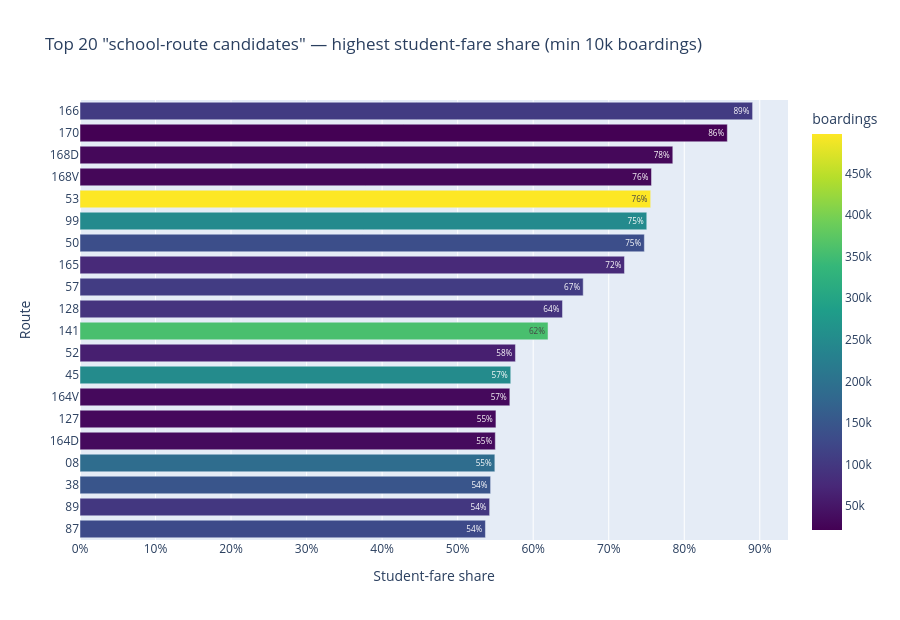

Source (notebook cell):
### Code cell
# Compute "school-route dependency": for each route, what % of boardings are student-fare?
# Routes with high student share + steep weekday peak = "school routes"
school_route = route_demand[route_demand['boardings'] >= 10000].copy()
school_route = school_route.sort_values('student_share', ascending=False).head(20)

fig = px.bar(
    school_route.sort_values('student_share'),
    x='student_share', y='route_no', orientation='h',
    title='Top 20 "school-route candidates" — highest student-fare share (min 10k boardings)',
    labels={'student_share':'Student-fare share', 'route_no':'Route'},
    color='boardings', color_continuous_scale='Viridis',
    text='student_share',
)
fig.update_traces(texttemplate='%{text:.0%}', textposition='inside')
fig.update_xaxes(tickformat='.0%')
fig.update_layout(height=620)
fig.show()

### Figure 1 — Plotly figure (JSON) as saved in the notebook; plotly's stock layout.template omitted (floating-point values rounded to 4 significant figures)
{"data": [{"hovertemplate": "Student-fare share=%{text}<br>Route=%{y}<br>boardings=%{marker.color}<extra></extra>", "legendgroup": "", "marker": {"color": [129235, 98320, 146750, 190484, 33747, 32122, 32568, 250356, 61734, 357006, 92486, 106878, 76605, 135476, 247555, 497692, 28803, 30505, 21061, 104069], "coloraxis": "coloraxis", "pattern": {"shape": ""}}, "name": "", "orientation": "h", "showlegend": false, "text": [0.5368, 0.5423, 0.5436, 0.5492, 0.5499, 0.5507, 0.5691, 0.5703, 0.5765, 0.6197, 0.6388, 0.6662, 0.7209, 0.7472, 0.7504, 0.7556, 0.7566, 0.7849, 0.857, 0.8905], "textposition": "inside", "texttemplate": "%{text:.0%}", "type": "bar", "x": [0.5368, 0.5423, 0.5436, 0.5492, 0.5499, 0.5507, 0.5691, 0.5703, 0.5765, 0.6197, 0.6388, 0.6662, 0.7209, 0.7472, 0.7504, 0.7556, 0.7566, 0.7849, 0.857, 0.8905], "xaxis": "x", "y": ["87", "89", "38", "08", "164D", "127", "164V", "45", "52", "141", "128", "57", "165", "50", "99", "53", "168V", "168D", "170", "166"], "yaxis": "y"}], "layout": {"barmode": "relative", "coloraxis": {"colorbar": {"title": {"text": "boardings"}}, "colorscale": [[0.0, "#440154"], [0.1111, "#482878"], [0.2222, "#3e4989"], [0.3333, "#31688e"], [0.4444, "#26828e"], [0.5556, "#1f9e89"], [0.6667, "#35b779"], [0.7778, "#6ece58"], [0.8889, "#b5de2b"], [1.0, "#fde725"]]}, "height": 620, "legend": {"tracegroupgap": 0}, "title": {"text": "Top 20 \"school-route candidates\" — highest student-fare share (min 10k boardings)"}, "xaxis": {"anchor": "y", "domain": [0.0, 1.0], "tickformat": ".0%", "title": {"text": "Student-fare share"}}, "yaxis": {"anchor": "x", "domain": [0.0, 1.0], "title": {"text": "Route"}}}}
